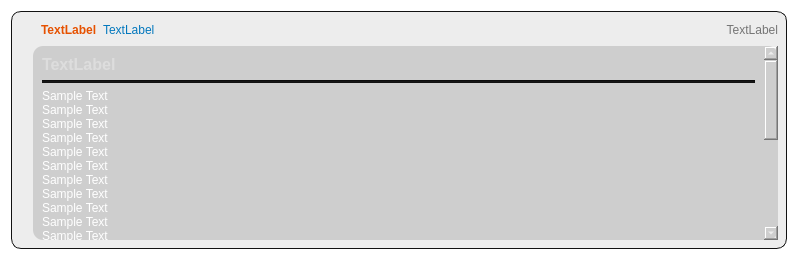
<?xml version="1.0" encoding="UTF-8"?>
<ui version="4.0">
 <class>Item</class>
 <widget class="QWidget" name="Item">
  <property name="geometry">
   <rect>
    <x>0</x>
    <y>0</y>
    <width>798</width>
    <height>260</height>
   </rect>
  </property>
  <property name="sizePolicy">
   <sizepolicy hsizetype="MinimumExpanding" vsizetype="MinimumExpanding">
    <horstretch>0</horstretch>
    <verstretch>0</verstretch>
   </sizepolicy>
  </property>
  <property name="maximumSize">
   <size>
    <width>16777215</width>
    <height>260</height>
   </size>
  </property>
  <property name="styleSheet">
   <string notr="true">QWidget {
	background: transparent;
}

* {
	color: #ffffff;
}

#widget,#widget_2 {
	border: 1px solid #121212;
	border-radius: 10px;
	background-color: #12000000;
}

#title,#title2 {
	color: #E65100;
	font-weight: bold;
}</string>
  </property>
  <layout class="QVBoxLayout" name="verticalLayout">
   <item>
    <layout class="QHBoxLayout" name="horizontalLayout">
     <property name="spacing">
      <number>0</number>
     </property>
     <property name="sizeConstraint">
      <enum>QLayout::SetNoConstraint</enum>
     </property>
     <item>
      <widget class="QWidget" name="widget_2" native="true">
       <property name="sizePolicy">
        <sizepolicy hsizetype="Preferred" vsizetype="Maximum">
         <horstretch>0</horstretch>
         <verstretch>0</verstretch>
        </sizepolicy>
       </property>
       <property name="maximumSize">
        <size>
         <width>16777215</width>
         <height>240</height>
        </size>
       </property>
       <layout class="QHBoxLayout" name="horizontalLayout_6">
        <property name="sizeConstraint">
         <enum>QLayout::SetDefaultConstraint</enum>
        </property>
        <item>
         <widget class="QLabel" name="label">
          <property name="sizePolicy">
           <sizepolicy hsizetype="Minimum" vsizetype="Preferred">
            <horstretch>0</horstretch>
            <verstretch>0</verstretch>
           </sizepolicy>
          </property>
          <property name="maximumSize">
           <size>
            <width>250</width>
            <height>16777215</height>
           </size>
          </property>
          <property name="text">
           <string/>
          </property>
          <property name="textFormat">
           <enum>Qt::RichText</enum>
          </property>
          <property name="pixmap">
           <pixmap>../../../../Downloads/pfp.jpg</pixmap>
          </property>
          <property name="scaledContents">
           <bool>false</bool>
          </property>
          <property name="alignment">
           <set>Qt::AlignHCenter|Qt::AlignTop</set>
          </property>
         </widget>
        </item>
        <item>
         <layout class="QVBoxLayout" name="verticalLayout_3">
          <item>
           <layout class="QHBoxLayout" name="horizontalLayout_5">
            <item>
             <spacer name="horizontalSpacer">
              <property name="orientation">
               <enum>Qt::Horizontal</enum>
              </property>
              <property name="sizeType">
               <enum>QSizePolicy::Fixed</enum>
              </property>
              <property name="sizeHint" stdset="0">
               <size>
                <width>8</width>
                <height>20</height>
               </size>
              </property>
             </spacer>
            </item>
            <item>
             <widget class="QLabel" name="title2">
              <property name="text">
               <string>TextLabel</string>
              </property>
             </widget>
            </item>
            <item>
             <widget class="QLabel" name="label_2">
              <property name="sizePolicy">
               <sizepolicy hsizetype="MinimumExpanding" vsizetype="Preferred">
                <horstretch>0</horstretch>
                <verstretch>0</verstretch>
               </sizepolicy>
              </property>
              <property name="styleSheet">
               <string notr="true">color: #0277BD;</string>
              </property>
              <property name="text">
               <string>TextLabel</string>
              </property>
             </widget>
            </item>
            <item>
             <widget class="QLabel" name="label_6">
              <property name="styleSheet">
               <string notr="true">color: #757575;</string>
              </property>
              <property name="text">
               <string>TextLabel</string>
              </property>
              <property name="alignment">
               <set>Qt::AlignRight|Qt::AlignTrailing|Qt::AlignVCenter</set>
              </property>
             </widget>
            </item>
           </layout>
          </item>
          <item>
           <widget class="QScrollArea" name="scrollArea">
            <property name="sizePolicy">
             <sizepolicy hsizetype="MinimumExpanding" vsizetype="Expanding">
              <horstretch>0</horstretch>
              <verstretch>0</verstretch>
             </sizepolicy>
            </property>
            <property name="styleSheet">
             <string notr="true">QScrollArea {
	background-color: #21000000; 
	border-radius: 10;
}

QScrollBar::add-line:vertical {
      border: none;
      background: #00000000;
}

QScrollBar::sub-line:vertical {
      border: none;
      background: none;
}

QScrollBar::handle:vertical {
      border: none;
      border-radius: 2px;
      background: #aaffffff;
      width: 10px;
}

QScrollBar {
      width: 8px;
      margin-top: 4px;
      border-radius: 90;
      margin-right: 4px;
      margin-bottom: 4px;
}</string>
            </property>
            <property name="frameShadow">
             <enum>QFrame::Plain</enum>
            </property>
            <property name="horizontalScrollBarPolicy">
             <enum>Qt::ScrollBarAlwaysOff</enum>
            </property>
            <property name="sizeAdjustPolicy">
             <enum>QAbstractScrollArea::AdjustIgnored</enum>
            </property>
            <property name="widgetResizable">
             <bool>true</bool>
            </property>
            <widget class="QWidget" name="scrollAreaWidgetContents">
             <property name="geometry">
              <rect>
               <x>0</x>
               <y>0</y>
               <width>624</width>
               <height>427</height>
              </rect>
             </property>
             <layout class="QVBoxLayout" name="verticalLayout_4">
              <item>
               <widget class="QLabel" name="label_3">
                <property name="font">
                 <font>
                  <pointsize>12</pointsize>
                  <weight>75</weight>
                  <bold>true</bold>
                 </font>
                </property>
                <property name="styleSheet">
                 <string notr="true">background: none; color: #ddd;</string>
                </property>
                <property name="text">
                 <string>TextLabel</string>
                </property>
                <property name="textInteractionFlags">
                 <set>Qt::LinksAccessibleByMouse|Qt::TextSelectableByMouse</set>
                </property>
               </widget>
              </item>
              <item>
               <widget class="Line" name="line">
                <property name="styleSheet">
                 <string notr="true">background: #121212;</string>
                </property>
                <property name="orientation">
                 <enum>Qt::Horizontal</enum>
                </property>
               </widget>
              </item>
              <item>
               <widget class="QLabel" name="label_4">
                <property name="sizePolicy">
                 <sizepolicy hsizetype="Preferred" vsizetype="MinimumExpanding">
                  <horstretch>0</horstretch>
                  <verstretch>0</verstretch>
                 </sizepolicy>
                </property>
                <property name="styleSheet">
                 <string notr="true">background-color: transparent;</string>
                </property>
                <property name="text">
                 <string>Sample Text
Sample Text
Sample Text
Sample Text
Sample Text
Sample Text
Sample Text
Sample Text
Sample Text
Sample Text
Sample Text
Sample Text
Sample Text
Sample Text
Sample Text
Sample Text
Sample Text
Sample Text
Sample Text
Sample Text
Sample Text
Sample Text
Sample Text
Sample Text
</string>
                </property>
                <property name="textFormat">
                 <enum>Qt::AutoText</enum>
                </property>
                <property name="alignment">
                 <set>Qt::AlignLeading|Qt::AlignLeft|Qt::AlignTop</set>
                </property>
                <property name="wordWrap">
                 <bool>true</bool>
                </property>
                <property name="textInteractionFlags">
                 <set>Qt::LinksAccessibleByMouse|Qt::TextSelectableByMouse</set>
                </property>
               </widget>
              </item>
             </layout>
            </widget>
           </widget>
          </item>
         </layout>
        </item>
       </layout>
      </widget>
     </item>
    </layout>
   </item>
  </layout>
 </widget>
 <resources/>
 <connections/>
</ui>
